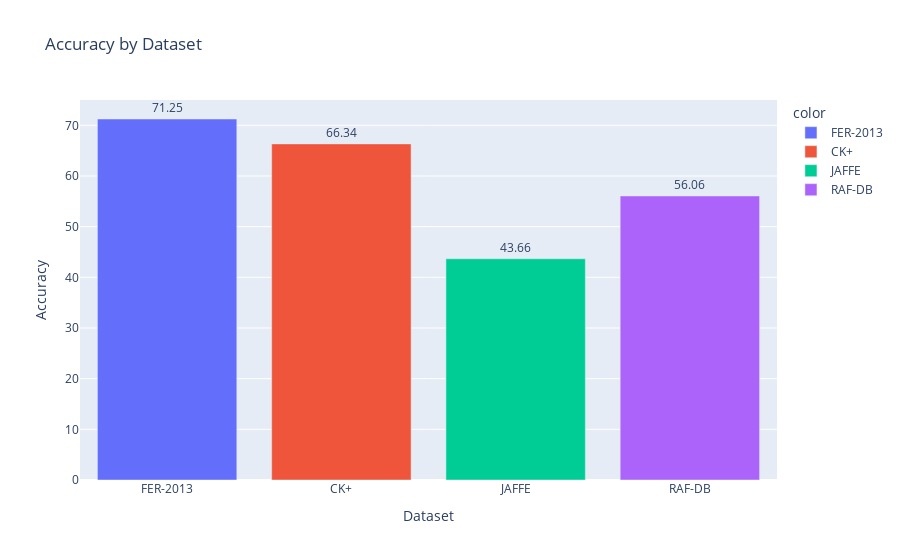

Here is the notebook cell this chart was saved with:
### Markdown cell above
## Calculating Accuracy Drop

### Code cell
accs = [0.7125,0.6634,0.4366,0.5606]
accs_100 = [x*100 for x in accs]
datasets = ['FER-2013','CK+','JAFFE','RAF-DB']

fig = px.bar(x=datasets, y=accs_100, color=datasets, title="Accuracy by Dataset",
            labels = {'x':'Dataset', 'y':'Accuracy'}, text=accs_100)
fig.update_traces(texttemplate='%{text:.2f}', textposition='outside')
fig.show()

### Figure 1 — Plotly figure (JSON) as saved in the notebook; plotly's stock layout.template omitted (floating-point values rounded to 4 significant figures)
{"data": [{"alignmentgroup": "True", "hovertemplate": "color=FER-2013<br>Dataset=%{x}<br>Accuracy=%{y}<br>text=%{text}<extra></extra>", "legendgroup": "FER-2013", "marker": {"color": "#636efa"}, "name": "FER-2013", "offsetgroup": "FER-2013", "orientation": "v", "showlegend": true, "text": [71.25], "textposition": "outside", "texttemplate": "%{text:.2f}", "type": "bar", "x": ["FER-2013"], "xaxis": "x", "y": [71.25], "yaxis": "y"}, {"alignmentgroup": "True", "hovertemplate": "color=CK+<br>Dataset=%{x}<br>Accuracy=%{y}<br>text=%{text}<extra></extra>", "legendgroup": "CK+", "marker": {"color": "#EF553B"}, "name": "CK+", "offsetgroup": "CK+", "orientation": "v", "showlegend": true, "text": [66.34], "textposition": "outside", "texttemplate": "%{text:.2f}", "type": "bar", "x": ["CK+"], "xaxis": "x", "y": [66.34], "yaxis": "y"}, {"alignmentgroup": "True", "hovertemplate": "color=JAFFE<br>Dataset=%{x}<br>Accuracy=%{y}<br>text=%{text}<extra></extra>", "legendgroup": "JAFFE", "marker": {"color": "#00cc96"}, "name": "JAFFE", "offsetgroup": "JAFFE", "orientation": "v", "showlegend": true, "text": [43.66], "textposition": "outside", "texttemplate": "%{text:.2f}", "type": "bar", "x": ["JAFFE"], "xaxis": "x", "y": [43.66], "yaxis": "y"}, {"alignmentgroup": "True", "hovertemplate": "color=RAF-DB<br>Dataset=%{x}<br>Accuracy=%{y}<br>text=%{text}<extra></extra>", "legendgroup": "RAF-DB", "marker": {"color": "#ab63fa"}, "name": "RAF-DB", "offsetgroup": "RAF-DB", "orientation": "v", "showlegend": true, "text": [56.06], "textposition": "outside", "texttemplate": "%{text:.2f}", "type": "bar", "x": ["RAF-DB"], "xaxis": "x", "y": [56.06], "yaxis": "y"}], "layout": {"barmode": "relative", "legend": {"title": {"text": "color"}, "tracegroupgap": 0}, "title": {"text": "Accuracy by Dataset"}, "xaxis": {"anchor": "y", "domain": [0, 1], "title": {"text": "Dataset"}}, "yaxis": {"anchor": "x", "domain": [0, 1], "title": {"text": "Accuracy"}}}}
